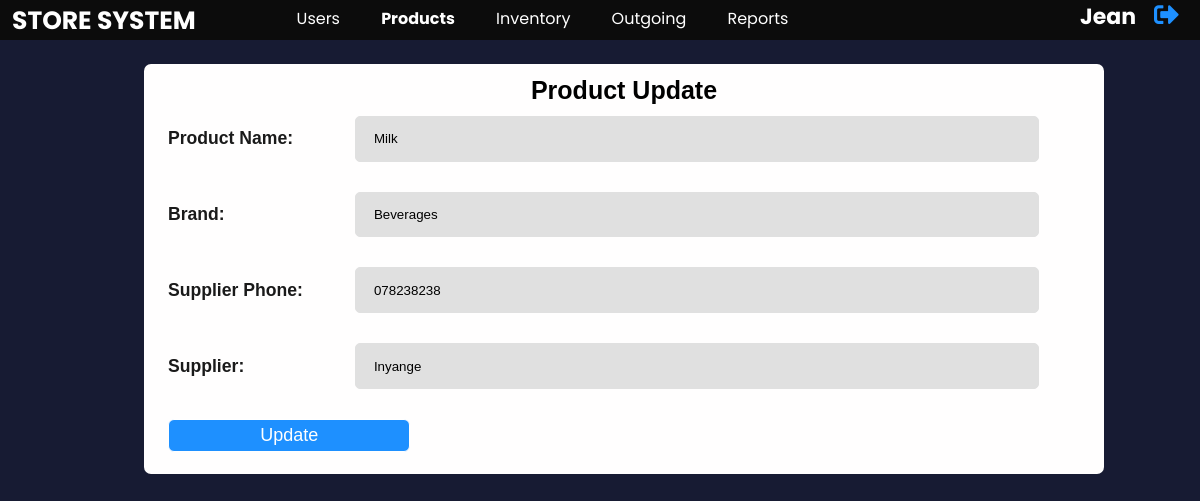
Screenshot of /product/view_product_form.php?record=25 (signed in) with the database file from the repository.
### tables this page shows
CREATE TABLE `stk_products` (
  `productId` int(11) NOT NULL,
  `product_Name` varchar(100) NOT NULL,
  `brand` varchar(100) NOT NULL,
  `supplier_phone` varchar(15) DEFAULT NULL,
  `supplier` varchar(10) NOT NULL,
  `added_date` timestamp NOT NULL DEFAULT current_timestamp() ON UPDATE current_timestamp(),
  `userId` int(11) NOT NULL,
  `last_login` timestamp NOT NULL DEFAULT current_timestamp()
);

### product/view_product_form.php (the view, shortened to what this page needs)
<?php
require_once '../utils/connection.php';
?>
<!Doctype html>
<html>
<head>
    <link rel="stylesheet" href="https://cdnjs.cloudflare.com/ajax/libs/font-awesome/5.15.2/css/all.min.css" />
    <link rel="stylesheet" href="../css/index.css?v=<?php echo time() ?>">
</head>
<body>
<?php
  include('../utils/navigation.php');
 if (!$con) {
     echo "<div class='error-div'><i class='far fa-times-circle'></i>".mysqli_connect_error()."</div>";
 }
 else{
    $record_id = $_GET['record'];
    $selectQuery = "SELECT * FROM stk_products where productId=$record_id";
    $result = mysqli_query($con,$selectQuery);
    $row = mysqli_fetch_assoc($result);
    if(!$result){
       "<div class='error-div'><i class='far fa-times-circle'></i>".mysqli_error($con)."</div>";
    }
    else{
        echo ('
            <form action="productUpdate.php" method="post">
                <h3>Product Update</h3>
                    <input type="hidden" id="pid" name="productId" value='.$record_id.' readonly>
                <div class="form-group">
                    <label for="pname">Product Name:</label>
                    <input type="text" id="pname" name="productName" placeholder="Enter Product Name" value='.$row["product_Name"].' pattern="[A-Za-z .]{1,50}">
                </div>
                <div class="form-group">
                    <label for="brand">Brand:</label>
                    <input type="text" id="brand" name="brand" placeholder="Enter the Brand" value='.$row["brand"].' pattern="[A-Za-z .]{1,50}">
                </div>
                <div class="form-group">
                    <label for="sphone">Supplier Phone:</label>
                    <input type="text" id="sphone" name="supplierPhone" placeholder="Enter the Supplier Phone" value='.$row["supplier_phone"].' pattern="[0-9]{1,20}">
                </div>
                <div class="form-group">
                    <label for="supplier">Supplier:</label>
                    <input type="text" id="supplier" name="supplier" placeholder="Enter the Supplier" value='.$row["supplier"].' pattern="[A-Za-z .]{1,50}">
                </div>
                <input type="submit" value="Update">
            </form>
        ');
    }
 }
 include('../utils/footer.php');
?>
</body>
</html>

### css/index.css (style rules this page uses)
* { margin: 0; padding: 0; box-sizing: border-box; }
body { background-color: #171b33; color: #fff; font-family: 'Poppins', sans-serif; }
label { color: rgb(0, 0, 0); white-space: nowrap; font-size: 1.1em; display: inline-block; font-family: sans-serif !important; width: 20%; color: #1a1a1a; font-weight: 550; }
form { background-color: rgb(255, 254, 254); width: 62%; margin: 2% 22%; padding: 1% 2%; border-radius: 7px; }
form>h3 { font-family: Arial, Helvetica, sans-serif; font-size: 25px; text-align: center; margin-bottom: -1%; color: rgb(0, 0, 0); }
input[type=text],input[type=password] { display: inline-block; width: 75%; height: 30px; background-color: #e0e0e0; border: 1px solid #e0e0e0; padding: 2.4% 2%; border-radius: 5px; outline: none; color: #000; }
.form-group { margin: 10px 0; padding: 10px 0; }
.form-group * { vertical-align: middle; }
input[type=submit] { border: 1px solid #fff; padding: 5px 10%; font-size: 18px; cursor: pointer; color: #fff; background-color: dodgerblue; border-radius: 6px; margin: 10px 0%; }
@media screen and (min-width:1001px) and (max-width:1300px) { form { margin: 2% 2% 18% 12%; width: 80%; } }

### utils/navigationStyle.php (style rules this page uses)
* { box-sizing: border-box; margin: 0; padding: 0; }
body { font-family: 'Poppins', sans-serif; }

### rows the page displays
stk_products: productName "Milk", brand "Beverages", supplierPhone "078238238", supplier "Inyange"

### other values shown
$_SESSION['user'] "jean"
